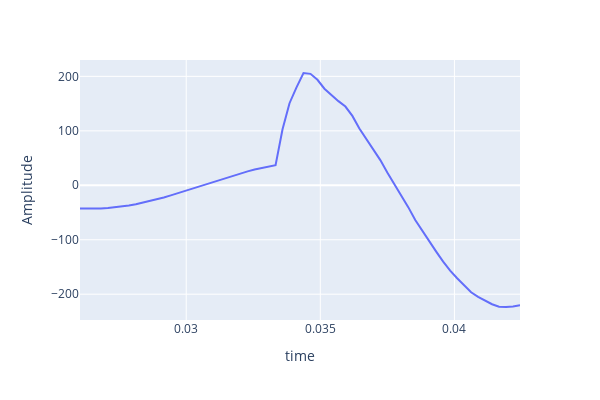
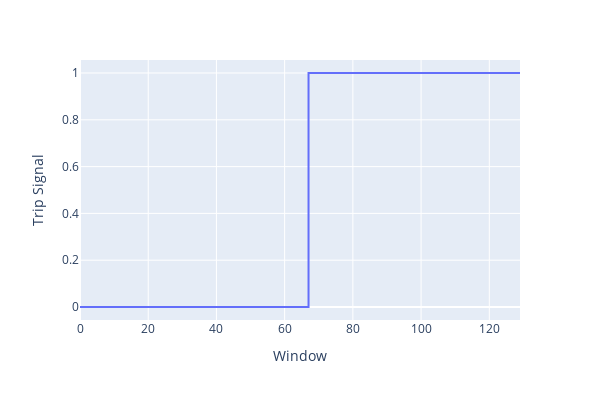

Here is the notebook cell these charts were saved with, in order:
### Code cell
def update_fig(fig):
    fig.update_traces(line_color="#EEEEEE", line_width=2)
    fig.update_layout(
        paper_bgcolor="#222831",
        plot_bgcolor="#393E46",
        font_color="whitesmoke",
    )
    fig.update_xaxes(showgrid=True, gridwidth=1, gridcolor="#32E0C4")
    fig.update_yaxes(showgrid=True, gridwidth=1, gridcolor="#32E0C4")


signal, t = dataset.__getitem__(2440, data_plot=True)
signal = signal.reshape((-1, 3))
signal = signal[:, 0]
# print(f"Window index: {sample_df.query('indices == 196').index[0]}")
fig = px.line(
    x=t,
    y=signal,
    width=600,
    height=400,
    labels=dict(x="time", y="Amplitude"),
)
# update_fig(fig)
fig.show()
fig = px.line(
    x=sample_df.index,
    y=sample_df["Pred label"],
    width=600,
    height=400,
    labels=dict(x="Window", y="Trip Signal"),
    line_shape="hv",
)
# update_fig(fig)
fig.show()

### Figure 1 — Plotly figure (JSON) as saved in the notebook; plotly's stock layout.template omitted (floating-point values rounded to 4 significant figures)
{"data": [{"hovertemplate": "time=%{x}<br>Amplitude=%{y}<extra></extra>", "legendgroup": "", "line": {"color": "#636efa", "dash": "solid"}, "marker": {"symbol": "circle"}, "mode": "lines", "name": "", "orientation": "v", "showlegend": false, "type": "scatter", "x": [0.02604, 0.0263, 0.02656, 0.02682, 0.02708, 0.02734, 0.0276, 0.02786, 0.02812, 0.02838, 0.02864, 0.0289, 0.02916, 0.02943, 0.02969, 0.02995, 0.03021, 0.03047, 0.03073, 0.03099, 0.03125, 0.03151, 0.03177, 0.03203, 0.03229, 0.03255, 0.03281, 0.03307, 0.03333, 0.03359, 0.03385, 0.03411, 0.03437, 0.03463, 0.03489, 0.03515, 0.03541, 0.03567, 0.03594, 0.0362, 0.03646, 0.03672, 0.03698, 0.03724, 0.0375, 0.03776, 0.03802, 0.03828, 0.03854, 0.0388, 0.03906, 0.03932, 0.03958, 0.03984, 0.0401, 0.04036, 0.04062, 0.04088, 0.04114, 0.0414, 0.04166, 0.04192, 0.04218, 0.04245], "xaxis": "x", "y": [-42.69, -43.14, -43.24, -42.77, -41.89, -40.59, -39.0, -37.11, -34.9, -32.09, -29.0, -25.71, -22.29, -18.54, -14.51, -10.38, -6.288, -2.115, 2.005, 6.185, 10.36, 14.4, 18.25, 21.94, 25.49, 28.85, 31.83, 34.51, 36.86, 103.0, 150.7, 179.8, 206.2, 204.6, 193.8, 177.4, 165.3, 154.5, 144.5, 127.4, 104.2, 85.59, 65.58, 46.2, 23.51, 2.25, -18.38, -40.12, -63.66, -83.57, -102.1, -121.8, -140.3, -156.7, -170.8, -184.3, -196.6, -205.1, -212.2, -218.5, -222.9, -223.5, -222.4, -220.1], "yaxis": "y"}], "layout": {"height": 400, "legend": {"tracegroupgap": 0}, "margin": {"t": 60}, "width": 600, "xaxis": {"anchor": "y", "domain": [0, 1], "title": {"text": "time"}}, "yaxis": {"anchor": "x", "domain": [0, 1], "title": {"text": "Amplitude"}}}}

### Figure 2 — Plotly figure (JSON) as saved in the notebook; plotly's stock layout.template omitted (floating-point values rounded to 4 significant figures; data arrays with more than 128 entries replaced by an {"elided": "..."} marker saying what was removed)
{"data": [{"hovertemplate": "Window=%{x}<br>Trip Signal=%{y}<extra></extra>", "legendgroup": "", "line": {"color": "#636efa", "dash": "solid", "shape": "hv"}, "marker": {"symbol": "circle"}, "mode": "lines", "name": "", "orientation": "v", "showlegend": false, "type": "scatter", "x": {"elided": "130 int values"}, "xaxis": "x", "y": {"elided": "130 int values"}, "yaxis": "y"}], "layout": {"height": 400, "legend": {"tracegroupgap": 0}, "margin": {"t": 60}, "width": 600, "xaxis": {"anchor": "y", "domain": [0, 1], "title": {"text": "Window"}}, "yaxis": {"anchor": "x", "domain": [0, 1], "title": {"text": "Trip Signal"}}}}
